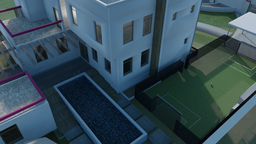
#> input picture computer_vision/notebook_scripts/Hough Transforms & Fourier Methods/random_image.png, 256 x 144 px, shrunk from 1920 x 1080 before the run
$ jupyter execute hough_transforms_and_fourier_methods.ipynb
#> lines starting #> are read from the running program, lines starting #| are printed output that depends on the picture
# Hough Transforms and Fourier Methods

[cell 1]
import numpy as np
import matplotlib.pyplot as plot
import cv2 as cv

### Question 1: Sketch lines of an Edge Map

[cell 2]
heat_map = np.zeros((10, 20))

def create_mc_line(gradient, constant):
    heat_map = np.zeros((20, 10))

    for x in range(heat_map.shape[0]):
        y = int(gradient * x + constant)

        if y in range(heat_map.shape[1]):
            heat_map[x, y] = 1

    return heat_map

def sketch_mc_space(edge_point):
    y_coord, x_coord = edge_point
    heat_map = np.zeros((20, 10))

    for angle in np.linspace(0, 2 * np.pi, 10):
        m = np.tan(angle)
        c = y_coord - (x_coord * m)
        np.add(heat_map, create_mc_line(m, c), out=heat_map)

    return heat_map

#### Create heat map for all edge points

[cell 3]
edge_points = [(0, 5.5), (1, 6), (2.5, 6.5), (3.5, 7), (4.5, 7.5), (6, 8), (7.5, 8.5), (9, 9), (11.9, 9.5), (14.3, 10)]

total_heat_map = np.zeros((20, 10))

for edge_point in edge_points:
    np.add(total_heat_map, sketch_mc_space(edge_point), out=total_heat_map)

plot.imshow(total_heat_map, cmap='hot')
plot.show()
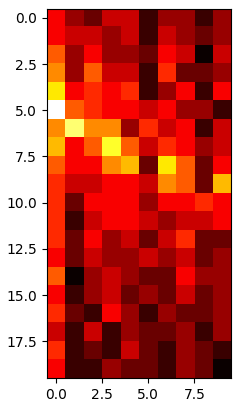
#> figure drawn by matplotlib, 1 panel

The result of the heat map clearly shows a line of points touching the top edge of the image with a negative gradient. Therefore, the line the edge points all relate to can be found by determining how well a `(m, c)` pair from a single edge point correlates with all other points.

### Question 2: Process an image in the frequency domain.

[cell 4]
image = cv.imread("./random_image.png", 0)
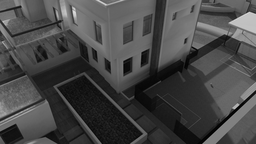
#> image: shape (144, 256); min 0, max 224, mean 71.2

image_transform_unshifted = np.fft.fft2(image)
image_transform = np.fft.fftshift(image_transform_unshifted)

image_transform_magnitude = 20 * np.log(np.abs(image_transform))
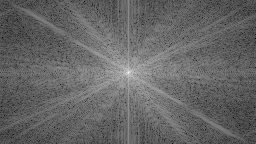
#> image_transform_magnitude: shape (144, 256) float64; min 37.14, max 295.6, mean 140.3; drawn with min black and max white

image_fig, image_axis = plot.subplots()
image_axis.imshow(image, cmap='gray')

image_axis.axis("off")

transform_fig, transform_axis = plot.subplots()
transform_axis.imshow(image_transform_magnitude, cmap='gray')

transform_axis.axis("off")

#### Create a smoothed image

[cell 5]
def square_distance(a, b):
    return np.sqrt((a[0] - b[0]) ** 2 + (a[1] - b[1]) ** 2)

def low_pass_mask(image_size, cutoff):
#> called with image_size = (144, 256), cutoff = 80
    image_height, image_width = image_size
    image_centre = image_height // 2, image_width // 2

    mask = np.zeros(image_size)

    for i in range(image_height):
        for j in range(image_width):
            if square_distance((i, j), image_centre) < cutoff:
                mask[i, j] = 1

    return mask

smooth_image_transform = image_transform * low_pass_mask(image_transform.shape, 80)

smooth_image_transform_unshifted = np.fft.ifftshift(smooth_image_transform)
smooth_image = np.real(np.fft.ifft2(smooth_image_transform_unshifted))
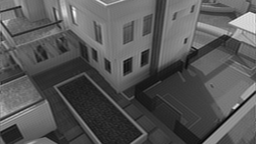
#> smooth_image: shape (144, 256) float64; min -14.68, max 236.2, mean 71.2; drawn with min black and max white

smoothed_fig, smoothed_axis = plot.subplots()
smoothed_axis.imshow(smooth_image, cmap='gray')

smoothed_axis.axis("off")
plot.show()

#### Create an edge detector

[cell 6]
def high_pass_mask(image_size, cutoff):
#> called with image_size = (144, 256), cutoff = 30
    image_height, image_width = image_size
    image_centre = image_height // 2, image_width // 2

    mask = np.zeros(image_size)

    for i in range(image_height):
        for j in range(image_width):
            if square_distance((i, j), image_centre) > cutoff:
                mask[i, j] = 1

    return mask

edges_image_transform = image_transform * high_pass_mask(image_transform.shape, 30)

edges_image_transform_unshifted = np.fft.ifftshift(edges_image_transform)
edges_image = np.real(np.fft.ifft2(edges_image_transform_unshifted))
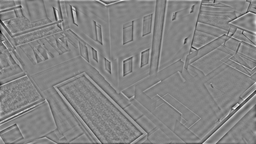
#> edges_image: shape (144, 256) float64; min -98.08, max 90.4, mean 0; drawn with min black and max white

edges_fig, edges_axis = plot.subplots()
edges_axis.imshow(edges_image, cmap='gray')

edges_axis.axis("off")
plot.show()
